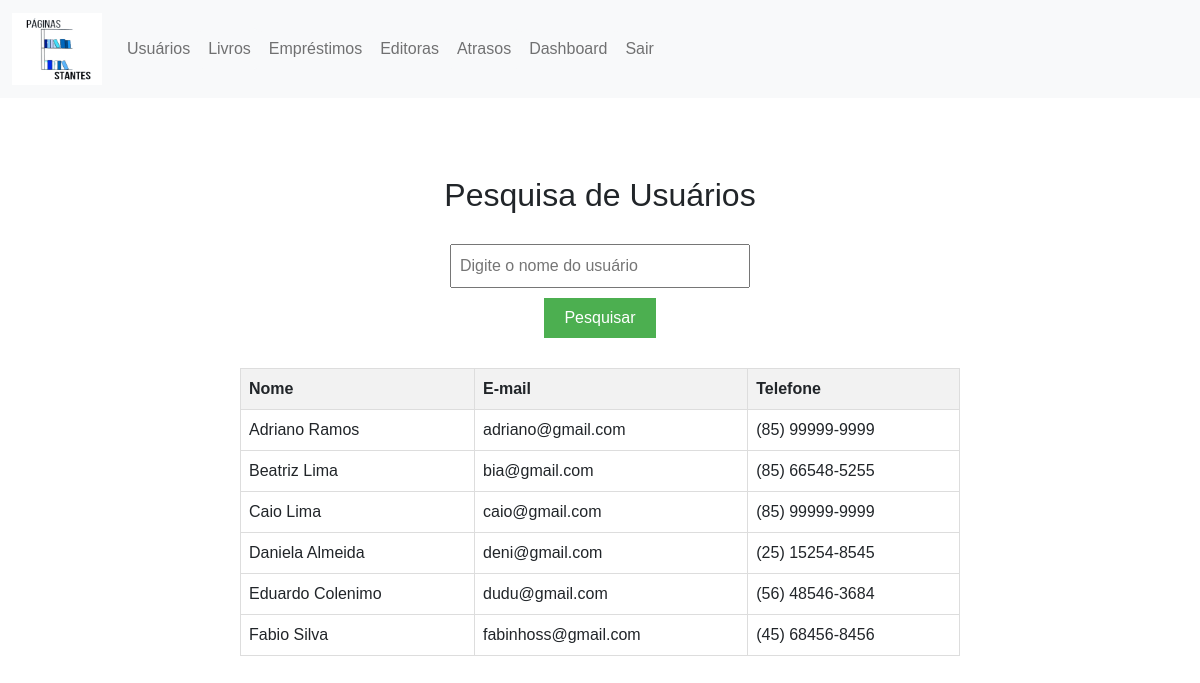
Before: /ProjetoWDA/pesquisarusuario.php with the older database file.
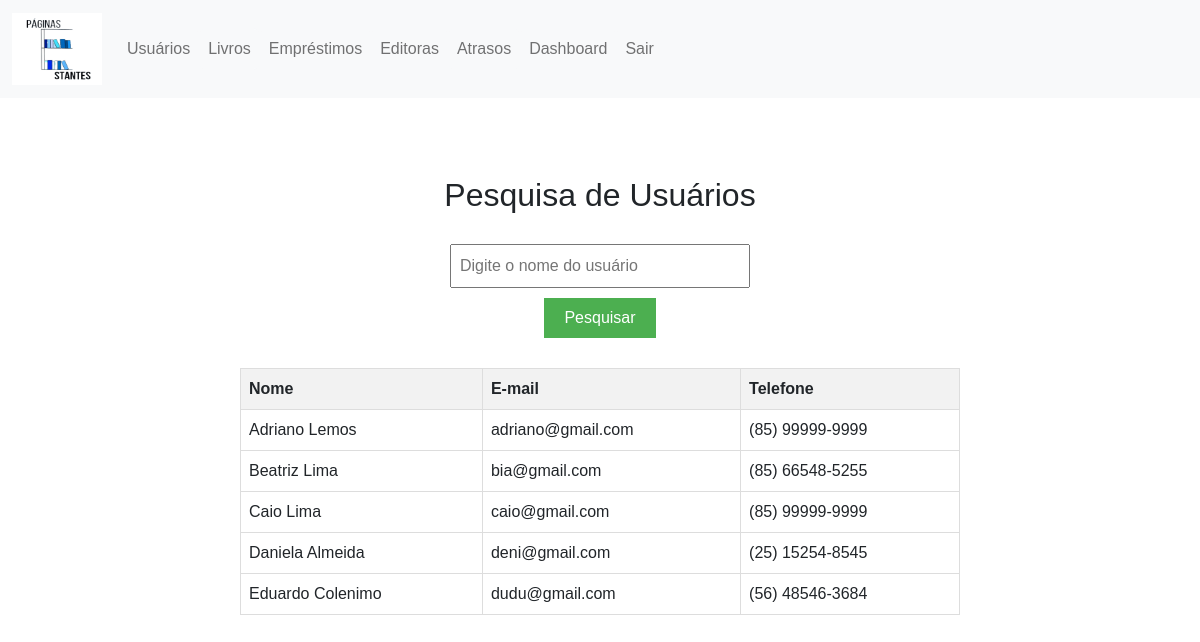
After: the same page with the newer database file.
### tables this page shows
CREATE TABLE `usuarios` (
  `id` int(11) NOT NULL,
  `nome` varchar(35) DEFAULT NULL,
  `email` varchar(35) DEFAULT NULL,
  `celular` text DEFAULT NULL,
  `endereco` text DEFAULT NULL,
  `cpf` text NOT NULL
);

### ProjetoWDA/pesquisarusuario.php (the view, shortened to what this page needs)
<!DOCTYPE html>
<html>
<head>
  	<link rel="stylesheet" href="css/bootstrap.min.css">
</head>
<body>
<nav class="navbar navbar-expand-lg bg-light">
        <div class="container-fluid">
		<a class="navbar-brand" href="#">
      		<img src="logo.png" alt="Bootstrap" width="90" height="72">
    	</a>
          <div class="collapse navbar-collapse" id="navbarNavAltMarkup">
            <div class="navbar-nav">
              <a class="nav-link btn btn-light" href="usuarios.php">Usuários</a>
			  <a class="nav-link btn btn-light" href="livros.php">Livros</a>
			  <a class="nav-link btn btn-light" href="emprestimos.php">Empréstimos</a>
			  <a class="nav-link btn btn-light" href="editoras.php">Editoras</a>
			  <a class="nav-link btn btn-light" href="atrasos.php">Atrasos</a>
			  <a class="nav-link btn btn-light" href="dashboard.php" class="dashboard-button">Dashboard</a>
			  <a class="nav-link btn btn-light" href="logout.php">Sair</a>
            </div>
          </div>
        </div>
      </nav><br><br>
    <h2>Pesquisa de Usuários</h2>
    <form method="GET" action="">
        <input type="text" name="nome" placeholder="Digite o nome do usuário">
        <input type="submit" value="Pesquisar">
    </form>
    <?php
    if ($_SERVER['REQUEST_METHOD'] === 'GET') {
        $nome = $_GET['nome'];
        include 'conexao.php';
        $query = "SELECT * FROM usuarios WHERE nome LIKE '%$nome%'";
        $result = mysqli_query($conn, $query);
        if (mysqli_num_rows($result) > 0) {
            echo "<table>
                    <tr>
                        <th>Nome</th>
                        <th>E-mail</th>
                        <th>Telefone</th>
                    </tr>";
            while ($row = mysqli_fetch_assoc($result)) {
                echo "<tr>
                        <td>" . $row['nome'] . "</td>
                        <td>" . $row['email'] . "</td>
                        <td>" . $row['celular'] . "</td>
                    </tr>";
            }
            echo "</table>";
        } else {
            echo "Nenhum usuário encontrado.";
        }
    }
    ?>
</body>
</html>

Changed rows visible on the page:
removed usuarios: nome "Fabio Silva", email "fabinhoss@gmail.com", celular "(45) 68456-8456"
changed usuarios "adriano@gmail.com": nome "Adriano Ramos" → "Adriano Lemos"
